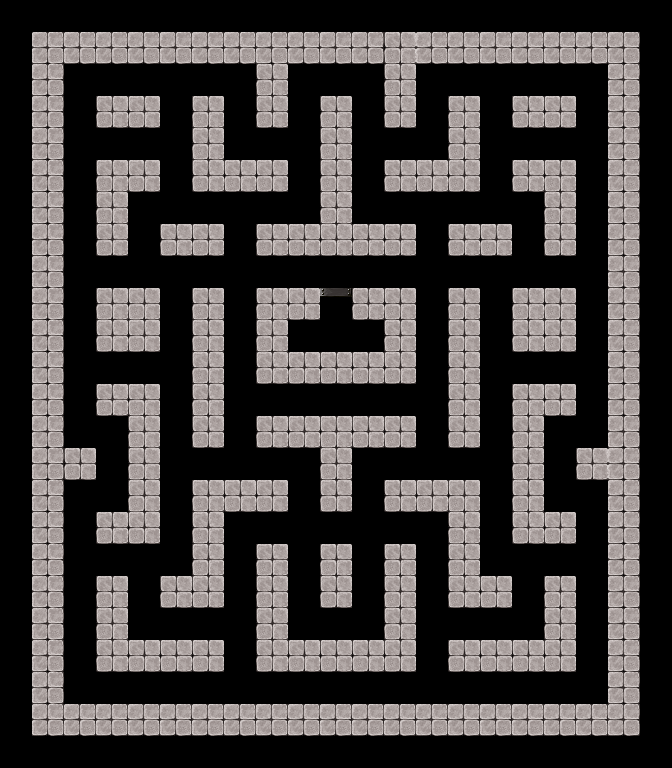

A 2D game scene composited from a Tiled map and its tileset images. What follows is a short description and the map's XML, with each tile layer's data collapsed to a summary:
An orthogonal 21x24 tile map with 32x32 px tiles, 3 tile layers (fond, murs, porte).

<map version="1.5" tiledversion="1.7.2" orientation="orthogonal" renderorder="left-up" width="21" height="24" tilewidth="32" tileheight="32" infinite="0" nextlayerid="5" nextobjectid="1">
 <tileset firstgid="1" name="basicTileset" tilewidth="32" tileheight="32" tilecount="128" columns="8">
  <image source="basicTileset.png" width="256" height="512" />
 </tileset>
 <layer id="2" name="fond" width="21" height="24">
  <data>[504 cells, 504 non-empty, 1 distinct tile ids]</data>
 </layer>
 <layer id="3" name="murs" width="21" height="24">
  <data>[504 cells, 208 non-empty, 1 distinct tile ids]</data>
 </layer>
 <layer id="4" name="porte" width="21" height="24">
  <data>[504 cells, 1 non-empty, 1 distinct tile ids]</data>
 </layer>
</map>
